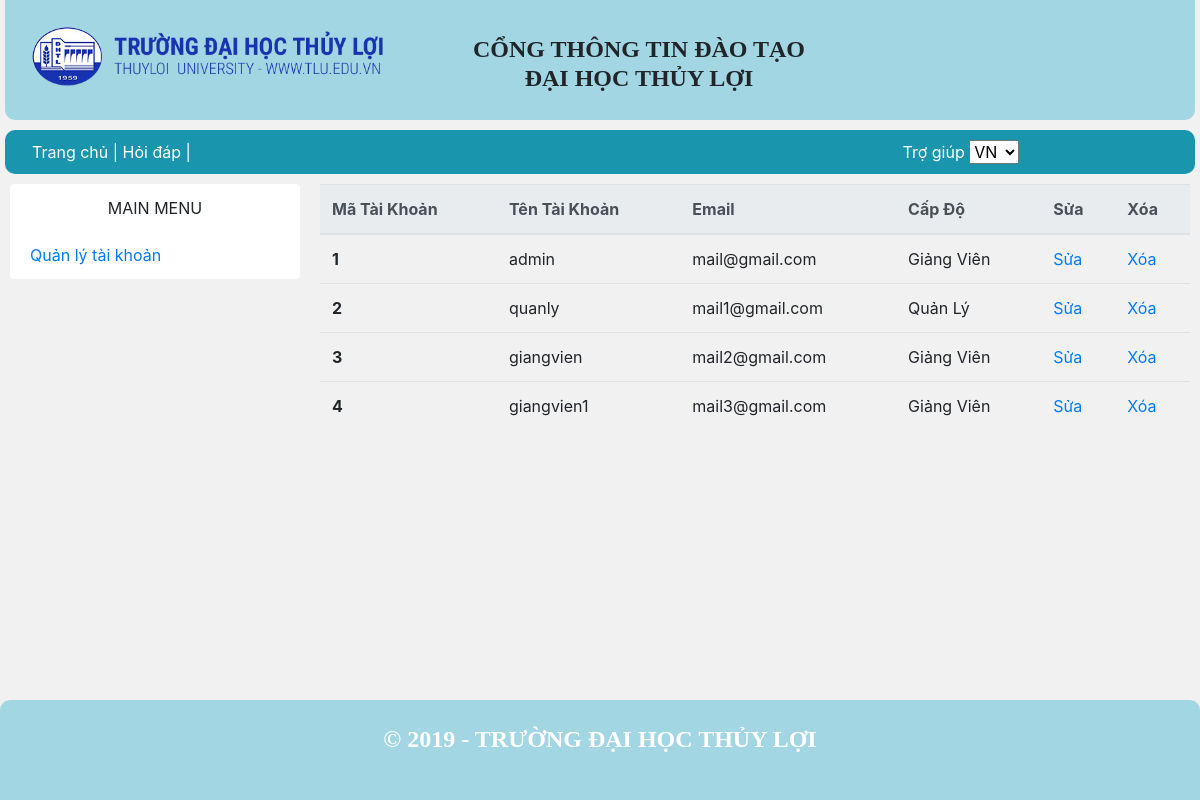
/admin/admin_CNtk.php, run on the app's committed database.
### tables this page shows
CREATE TABLE `taikhoan` (
  `TenTaiKhoan` varchar(30) DEFAULT NULL,
  `MatKhau` varchar(60) DEFAULT NULL,
  `email` varchar(30) DEFAULT NULL,
  `CapDo` tinyint(4) DEFAULT NULL,
  `NgayTao` datetime DEFAULT NULL,
  `MaTK` varchar(10) NOT NULL
);

### admin/admin_CNtk.php (the view, shortened to what this page needs)
<?php require_once("../includes/mysqli_connect.php"); ?>
<?php require ("../includes/dautrang.php"); ?>
<?php
    $sql = "SELECT TenTaiKhoan,MaTK,email,CapDo FROM taikhoan";
    $query = mysqli_query($dbcon,$sql);
?>
    <main>
    <?php require ("../includes/nav.php"); ?>
      <div class="grid-container">
      <?php require ("navadmin.php"); ?>
        <div class="grid-item item2">
        <table class="table">
      <thead class="thead-light">
        <tr>
          <th scope="col">Mã Tài Khoản</th>
          <th scope="col">Tên Tài Khoản</th>
          <th scope="col">Email</th>
		      <th scope="col">Cấp Độ</th>
          <th scope="col">Sửa</th>
          <th scope="col">Xóa</th>
        </tr>
      </thead>
      <tbody>
          <?php
            while ( $row = mysqli_fetch_array($query)) {
               $MaTK = $row['MaTK'];
        ?>
        <tr>
            <th  scope="row" ><?php echo $row['MaTK']; ?></th>
            <td><?php echo $row['TenTaiKhoan']; ?></td>
            <td><?php echo $row['email']; ?></td>
			      <td><?php if( $row['CapDo']=="2" )
                                            {echo "Quản Lý" ;}
                                            else
                                            {echo "Giảng Viên" ;}
                                            ?></td>
            <td><a href="admincapnhattk.php?id=<?php echo $MaTK;?>">Sửa</a></td>
            <td><a href="admin_CNtk.php?id_delete=<?php echo $MaTK;?>">Xóa</a></td>
        </tr>
        <?php } ?>
      </tbody>
    </table>
        </div>
      </div>
    </main>
    <?php require ("../includes/chantrang.php"); ?>

### css/stylex.css (style rules this page uses)
body { background-color: #f1f1f2; height: 100%; }
main { height: 100%; }
.grid-container { display: grid; grid-template-columns: 1fr 3fr; padding: 10px; grid-gap: 20px; }
main { padding-top: 10px; height: 100%; padding-bottom: 100px; }

### data on the page
taikhoan: MaTK "1", TenTaiKhoan "admin", email "mail@gmail.com", CapDo "Giảng Viên"
taikhoan: MaTK "2", TenTaiKhoan "quanly", email "mail1@gmail.com", CapDo "Quản Lý"
taikhoan: MaTK "3", TenTaiKhoan "giangvien", email "mail2@gmail.com", CapDo "Giảng Viên"
taikhoan: MaTK "4", TenTaiKhoan "giangvien1", email "mail3@gmail.com", CapDo "Giảng Viên"
